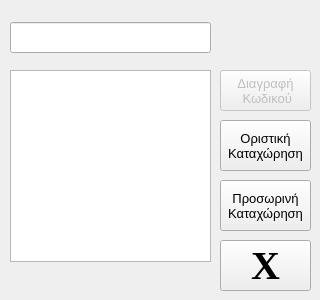
<?xml version="1.0" encoding="UTF-8"?>
<ui version="4.0">
 <class>profortosi_new_1_1Class</class>
 <widget class="QDialog" name="profortosi_new_1_1Class">
  <property name="geometry">
   <rect>
    <x>0</x>
    <y>0</y>
    <width>320</width>
    <height>300</height>
   </rect>
  </property>
  <property name="windowTitle">
   <string>Νέα Προφόρτωση κατά συρροή</string>
  </property>
  <widget class="QLineEdit" name="lineEdit">
   <property name="geometry">
    <rect>
     <x>10</x>
     <y>22</y>
     <width>201</width>
     <height>31</height>
    </rect>
   </property>
  </widget>
  <widget class="QLabel" name="labelWeight">
   <property name="geometry">
    <rect>
     <x>220</x>
     <y>14</y>
     <width>91</width>
     <height>51</height>
    </rect>
   </property>
   <property name="font">
    <font>
     <pointsize>20</pointsize>
     <weight>75</weight>
     <bold>true</bold>
    </font>
   </property>
   <property name="text">
    <string/>
   </property>
  </widget>
  <widget class="QTableWidget" name="tableWidget">
   <property name="geometry">
    <rect>
     <x>10</x>
     <y>70</y>
     <width>201</width>
     <height>192</height>
    </rect>
   </property>
   <attribute name="horizontalHeaderVisible">
    <bool>false</bool>
   </attribute>
   <attribute name="verticalHeaderVisible">
    <bool>true</bool>
   </attribute>
   <attribute name="verticalHeaderVisible">
    <bool>true</bool>
   </attribute>
   <attribute name="horizontalHeaderVisible">
    <bool>false</bool>
   </attribute>
  </widget>
  <widget class="QPushButton" name="pushdelrow">
   <property name="enabled">
    <bool>false</bool>
   </property>
   <property name="geometry">
    <rect>
     <x>220</x>
     <y>70</y>
     <width>91</width>
     <height>41</height>
    </rect>
   </property>
   <property name="font">
    <font>
     <pointsize>10</pointsize>
     <weight>50</weight>
     <bold>false</bold>
    </font>
   </property>
   <property name="text">
    <string>Διαγραφή 
 Κωδικού</string>
   </property>
  </widget>
  <widget class="QPushButton" name="finalPush">
   <property name="geometry">
    <rect>
     <x>220</x>
     <y>120</y>
     <width>91</width>
     <height>51</height>
    </rect>
   </property>
   <property name="font">
    <font>
     <family>Ubuntu</family>
     <pointsize>10</pointsize>
     <weight>50</weight>
     <bold>false</bold>
    </font>
   </property>
   <property name="text">
    <string>Οριστική
Καταχώρηση</string>
   </property>
  </widget>
  <widget class="QPushButton" name="back">
   <property name="geometry">
    <rect>
     <x>220</x>
     <y>240</y>
     <width>91</width>
     <height>51</height>
    </rect>
   </property>
   <property name="font">
    <font>
     <family>Times New Roman</family>
     <pointsize>30</pointsize>
     <weight>75</weight>
     <bold>true</bold>
    </font>
   </property>
   <property name="text">
    <string>X</string>
   </property>
  </widget>
  <widget class="QPushButton" name="devPush">
   <property name="geometry">
    <rect>
     <x>220</x>
     <y>180</y>
     <width>91</width>
     <height>51</height>
    </rect>
   </property>
   <property name="font">
    <font>
     <family>Ubuntu</family>
     <pointsize>10</pointsize>
     <weight>50</weight>
     <bold>false</bold>
    </font>
   </property>
   <property name="text">
    <string>Προσωρινή
Καταχώρηση</string>
   </property>
  </widget>
 </widget>
 <layoutdefault spacing="6" margin="11"/>
 <resources/>
 <connections/>
</ui>
